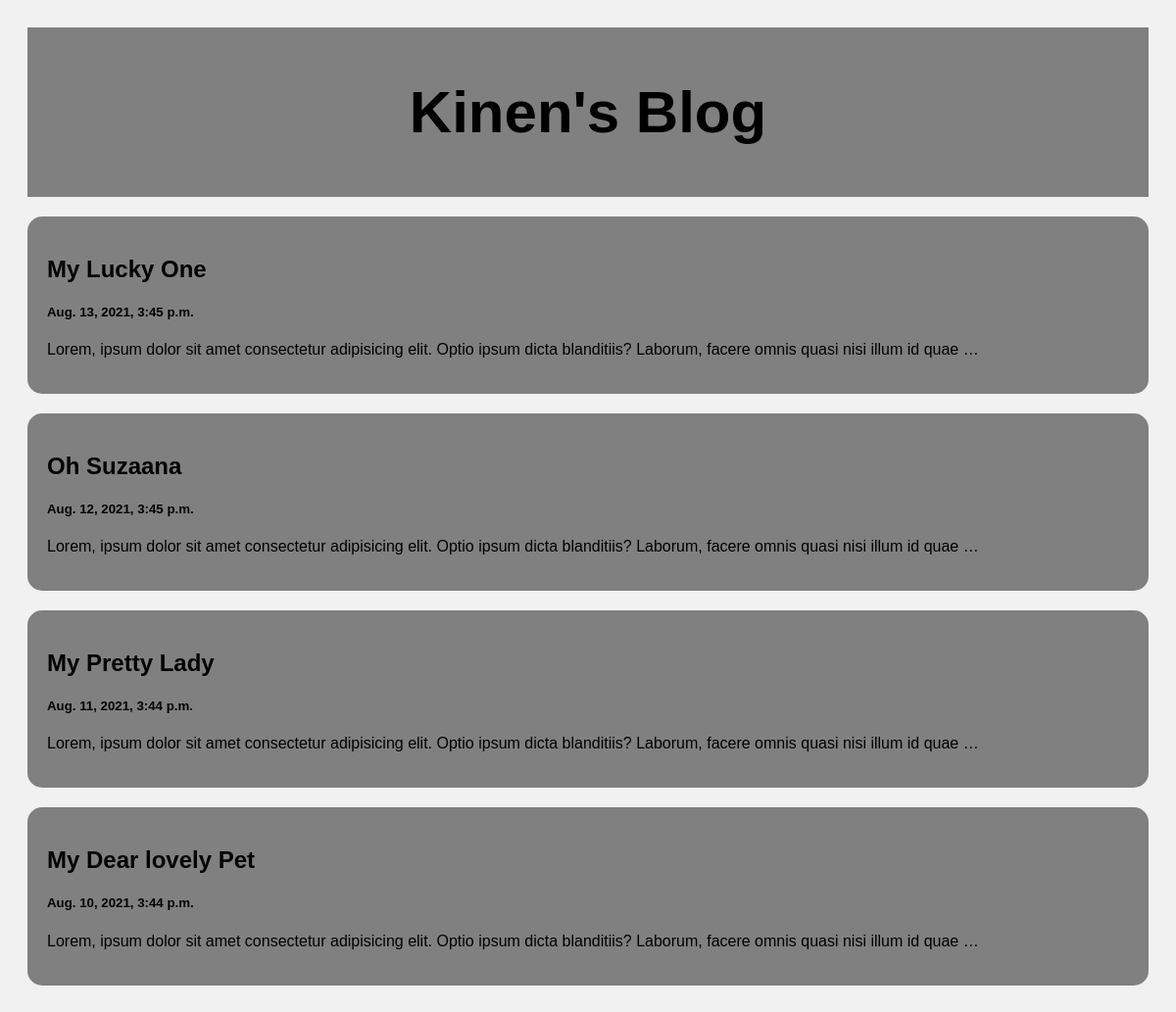
The page / on the database its author committed.
### posts/models.py (models this page shows)
class Post(models.Model):
    title = models.CharField(max_length=100)
    body = models.CharField(max_length=1000000)
    created_at = models.DateTimeField(default=datetime.now, blank=True)

### posts/views.py (the view)
def index(request):
    posts = Post.objects.all()
    return render(request, 'index.html', {'posts':posts})

### templates/index.html (shortened to what this page needs)
<!DOCTYPE html>
<html>
    <head>
    </head>
    <body>
        <div class="header">
            <h2>Kinen's Blog</h2>
        </div>
        <div class="row">
            <div class="leftcolumn">
                {% for post in posts reversed %}
                <div class="card">
                    <a style="text-decoration: none; color: black;" href="/post/{{post.id}}">
                    <h2>{{post.title}}</h2>
                    <h5>{{post.created_at}}</h5>
                    <p>{{post.body | truncatewords:20}}</p>
                    </a>
                </div>
                {% endfor %}
            </div>
        </div>
    </body>
</html>

### templates/index.html (style rules this page uses)
* { box-sizing: border-box; }
body { font-family: Arial, Helvetica, sans-serif; padding: 20px; background: #f1f1f1; }
.header { padding: 2px; font-size: 40px; text-align: center; background: grey; }
.leftcolumn { float: left; width: 100%; }
.card { background-color: grey; padding: 20px; margin-top: 20px; border-radius: 15px; }
.row::after { content: " "; display: table; clear: both; }

### rows shown on the page
Post: title "My Lucky One", created_at "Aug. 13, 2021, 3:45 p.m.", body "Lorem, ipsum dolor sit amet consectetur adipisicing elit. Optio ipsum dicta blanditiis? Laborum, facere omnis quasi nisi illum id quae …"
Post: title "Oh Suzaana", created_at "Aug. 12, 2021, 3:45 p.m.", body "Lorem, ipsum dolor sit amet consectetur adipisicing elit. Optio ipsum dicta blanditiis? Laborum, facere omnis quasi nisi illum id quae …"
Post: title "My Pretty Lady", created_at "Aug. 11, 2021, 3:44 p.m.", body "Lorem, ipsum dolor sit amet consectetur adipisicing elit. Optio ipsum dicta blanditiis? Laborum, facere omnis quasi nisi illum id quae …"
Post: title "My Dear lovely Pet", created_at "Aug. 10, 2021, 3:44 p.m.", body "Lorem, ipsum dolor sit amet consectetur adipisicing elit. Optio ipsum dicta blanditiis? Laborum, facere omnis quasi nisi illum id quae …"
